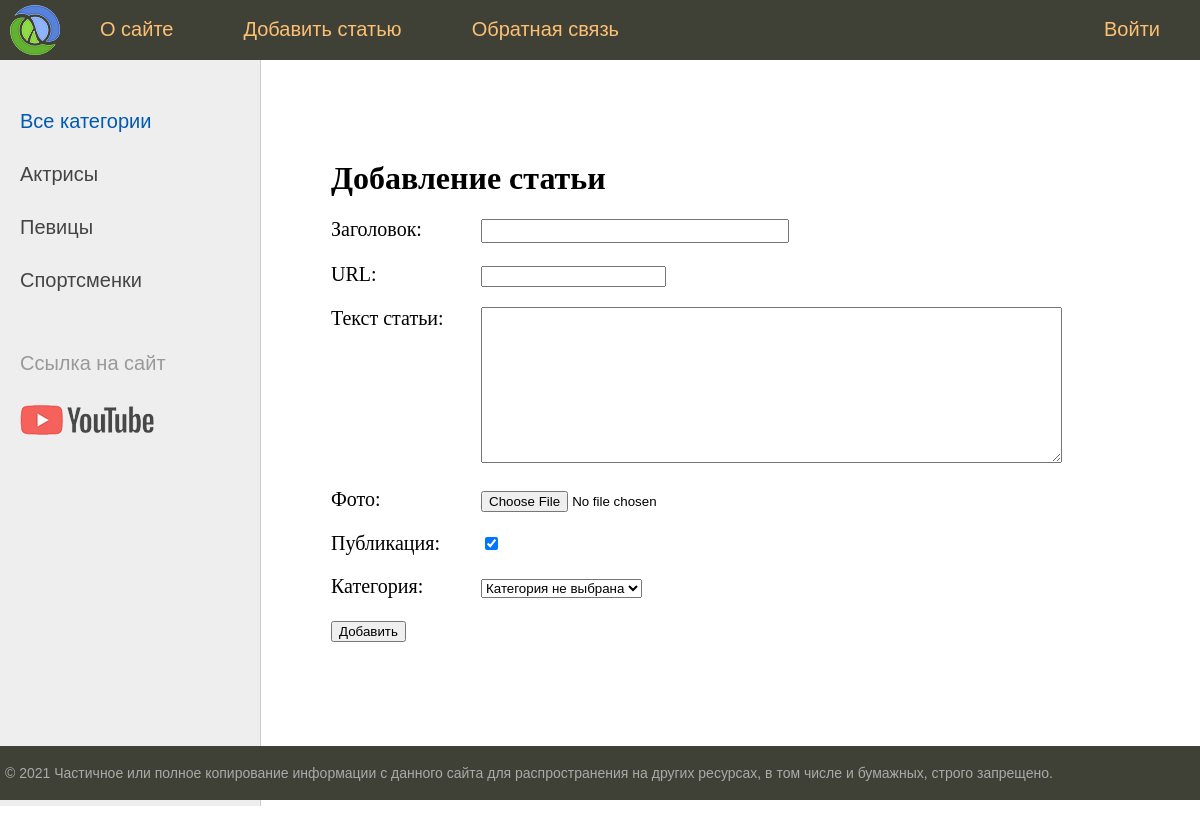
Screenshot of /add_page/ (signed in) with the database file from the repository.
### women/models.py (models this page shows)
class Category(models.Model):
    name = models.CharField(max_length=100, db_index=True, verbose_name="Категория")
    slug = models.SlugField(max_length=255, unique=True, db_index=True, verbose_name="URL")
    def __str__(self):
        return self.name
    def get_absolute_url(self):
        return reverse('category', kwargs={'cat_slug': self.slug})
    class Meta:
        verbose_name = 'Категорию'
        verbose_name_plural = 'Категории'
        ordering = ['id']

### women/views.py (the view)
# urls.py: path('add_page/', AddPage.as_view(), name='add_page'),
class AddPage(LoginRequiredMixin, DataMixin, CreateView):
    form_class = AddPostForm                                          #  Указывает на класс формы AddPostForm
    template_name = 'women/addpage.html'                              #  Подключает для работы нужный нам шаблон
    success_url = reverse_lazy('home')
    login_url = reverse_lazy('home')
    raise_exception = True                                            #  Доступ на сайт запрещен для незарегистр. пользователей
    def get_context_data(self, *, object_list=None, **kwargs):        #  Метод формирует динамический и статический контекст
        context = super().get_context_data(**kwargs)                  #  Получение контекста для уже сформированного шаблона
        c_def = self.get_user_context(title="Добавление статьи")
        return dict(list(context.items()) + list(c_def.items()))

### women/forms.py (shortened to what this page needs)
class AddPostForm(forms.ModelForm):
    def __init__(self, *args, **kwargs):
        super().__init__(*args, **kwargs)                                     #  Вызов конструктора базового класса
        self.fields['cat'].empty_label = "Категория не выбрана"               #  Присваиваем вместо пустой строки в категории "Категория не выбрана"
    class Meta:
        model = Women                                                         #  Взаимодействие model c class Women
        fields = ['title', 'slug', 'content', 'photo', 'is_published', 'cat']
        widgets = {
            'title': forms.TextInput(attrs={'class': 'form-input'}),
            'content': forms.Textarea(attrs={'cols': 70, 'rows': 10}),
        }

### women/utils.py (called while the page is built)
    def get_user_context(self, **kwargs):                       #  Создает контекст для шаблона  f.e template_name --> 'women/index.html'
        context = kwargs                                        #  Формирование списка категорий
        cats = Category.objects.annotate(Count('women'))        #  Не отображать рубрику(и) в которых отсутствует запись статья
        user_menu = menu.copy()                                 #  Создает копию словаря 'menu' с сохраняем ее в переменной 'user_menu'
        if not self.request.user.is_authenticated:
            user_menu.pop(1)
        context['menu'] = user_menu                             #  Передает ссылку на 'menu'
        context['cats'] = cats                                  #  Прописывает контекст для рубрик
        if 'cat_selected' not in context:
            context['cat_selected'] = 0
        return context

### women/templates/women/addpage.html (shortened to what this page needs)
{% extends 'women/base.html' %}
{% block content %}
<h1>{{title}}</h1>
<form action="{% url 'add_page' %}" method="post" enctype="multipart/form-data">
    {% for f in form %}
    <p><label class="form-label" for="{{ f.id_for_label }}">{{f.label}}: </label>{{f}}</p>
    {% endfor %}
    <button type="submit">Добавить</button>
</form>
{% endblock %}

### women/templates/women/base.html (shortened to what this page needs)
{% load static %}
{% load women_tags %}
<!DOCTYPE html>
<html>
<head>
    <link type="text/css" href="{% static 'women/css/styles.css' %}" rel="stylesheet" />
</head>
<body>
    <table class="table-page" border=0 cellpadding="0" cellspacing="0">
        <tr>
            <td valign=top>
                {% block mainmenu %}
                <div class="header">
                    <ul id="mainmenu" class="mainmenu">
                        <li class="logo"><a href="{% url 'home' %}">
                                <div class="logo"></div>
                            </a></li>
                        {% for m in menu %}
                        {% if not forloop.last %}
                        <li><a href="{% url m.url_name %}">{{m.title}}</a></li>
                        {% else %}
                        <li class="last"><a href="{% url m.url_name %}">{{m.title}}</a></li>
                        {% endif %}
                        {% endfor %}
                    </ul>
                </div>
                {% endblock mainmenu %}
                <table class="table-content" border=0 cellpadding="0" cellspacing="0">
                    <tr>
                        <td valign="top" class="left-chapters">
                            <ul id="leftchapters">
                                {% if cat_selected == 0 %}
                                <li class="selected">Все категории</li>
                                {% else %}
                                <li><a href="{% url 'home' %}">Все категории</a></li>
                                {% endif %}
                                {% for c in cats %}
                                {% if c.women__count > 0 %}
                                {% if c.pk == cat_selected %}
                                <li class="selected">{{c.name}}</li>
                                {% else %}
                                <li><a href="{{c.get_absolute_url}}">{{c.name}}</a></li>
                                {% endif %}
                                {% endif %}
                                {% endfor %}
                                <li class="share">
                                    <p>Ссылка на сайт</p>
                                    <a class="share-yt" href="https://www.youtube.com" target="_blank"
                                        rel="nofollow"></a>
                                </li>
                            </ul>
                        </td>
                        <td valign="top" class="content">
                            <div class="content-text">
                                {% block content %}
                                {% endblock %}
                            </div>
                        </td>
                    </tr>
                </table>
            </td>
        </tr>
        <tr>
            <td valign=top>
                <div id="footer">
                    <p>&copy; 2021 Частичное или полное копирование информации с данного сайта для распространения на
                        других ресурсах, в том числе и бумажных, строго запрещено.</p>
                </div>
            </td>
        </tr>
    </table>
</body>
</html>

### women/static/women/css/styles.css (style rules this page uses)
html, body { font-family: 'Arial'; margin: 0; padding: 0; height: 100%; width: 100%; color: #444; }
a { color: #0059b2; text-decoration: none; }
.table-page { width: 100%; height: 100%; vertical-align: top; }
.table-page tr { height: 100%; }
.header { background: #3F4137; height: 60px; }
.logo { background: url('../images/logo.png') no-repeat 10px 5px; width: 70px; height: 60px; }
ul.mainmenu { list-style: none; margin: 0; padding: 0; height: 60px; color: #fdc073; font-size: 20px; overflow: hidden; }
ul.mainmenu li { float: left; margin: 18px 40px 0 30px; }
ul.mainmenu li.logo { margin: 0; }
ul.mainmenu li.last { float: right; }
ul.mainmenu li a { color: #fdc073; text-decoration: none; }
.table-content { width: 100%; min-height: 100%; height: 100%; }
.left-chapters { margin: 0; background: #eee; border-right: 1px solid #ccc; min-height: 100%; }
.left-chapters ul { width: 230px; min-height: 100%; margin: 0; padding: 20px 10px 10px 20px; list-style: none; font-size: 20px; }
.left-chapters ul li { margin: 30px 0 0 0; color: #999; }
.left-chapters ul li.selected { color: #0059b2; }
.left-chapters ul li a { color: #444; text-decoration: none; }
.left-chapters ul li.share { margin: 60px 0 0 0; }
.left-chapters ul li.share p { margin: 30px 0 30px 0; }
.left-chapters ul li.share a { display: inline-block; width: 40px; height: 40px; margin: 0 20px 0 0; }
.left-chapters ul li.share a.share-yt { width: 100%; height: 30px; background: url('../images/share_yt.png') no-repeat 0 0 }
.content { padding: 40px 20px 20px 40px; width: 100%; box-sizing: border-box; }
.content-text { margin: 60px 0 0 30px; color: #000; font-size: 20px; font-family: Yandex Sans Display Light; }
.content-text h1 { font-size: 32px; }
#footer { box-sizing: border-box; background: #3F4137; padding: 5px; color: #aaa; font-size: 14px; font-family: Verdana, Geneva, Arial, Helvetica; text-align: left; overflow: hidden; }
.form-input { width: 300px; font-size: 16px; }
.form-label { display: inline-block; min-width: 150px; vertical-align: top; }

### rows the page displays
Category: name "Актрисы"
Category: name "Певицы"
Category: name "Спортсменки"

### other values shown
{{ m.title }} "О сайте" "Добавить статью" "Обратная связь"
{{ m.title }} "Войти"
{{ title }} "Добавление статьи"
{{ f.label }} "Заголовок" "URL" "Текст статьи" "Фото" "Публикация" "Категория"
